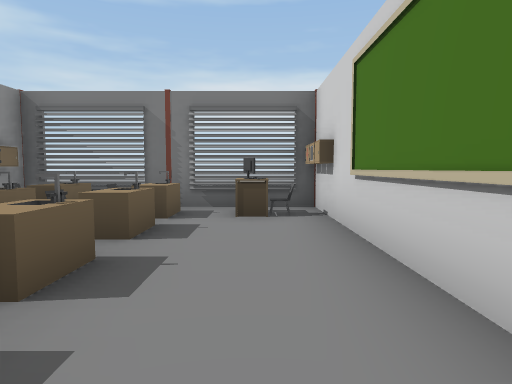
View 1 (above)

24 first-person views from a walk through a scene from a Unity 3-D project. The camera is 1.4 m above the floor, tilts 4° down and sees 75° across. Doors are open. The floor is counted in squares, 2 m on a side. Each view is taken from the middle of a square. On the plan, view 1 faces up. The plan holds only what a view shows up to about 10 squares ahead; the rest is blank. The place goes on beyond the plan.

View 2
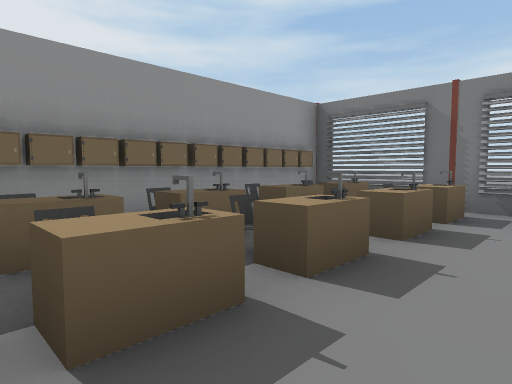

View 3
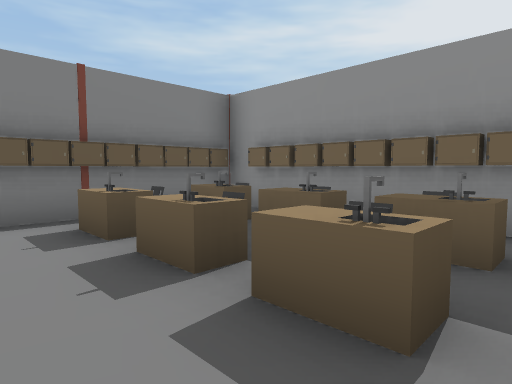

View 4
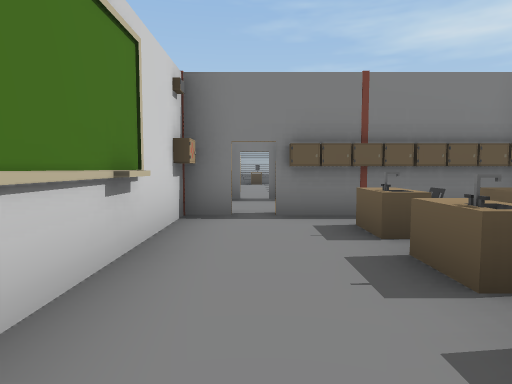

View 5
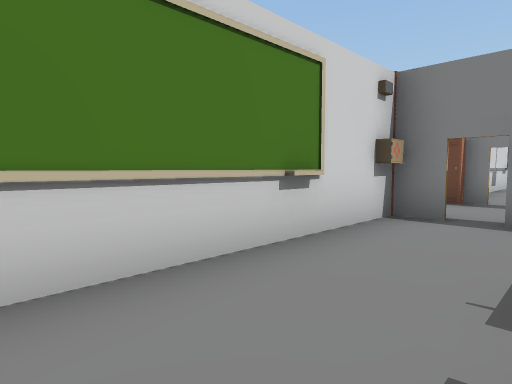

View 6
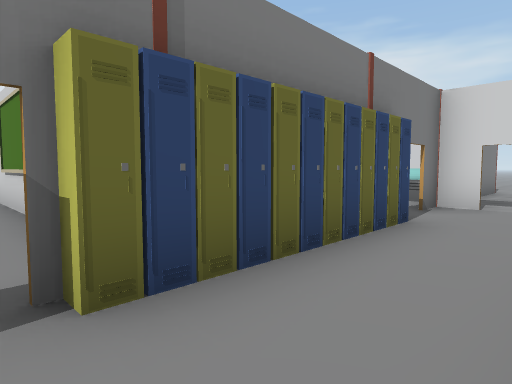

View 7
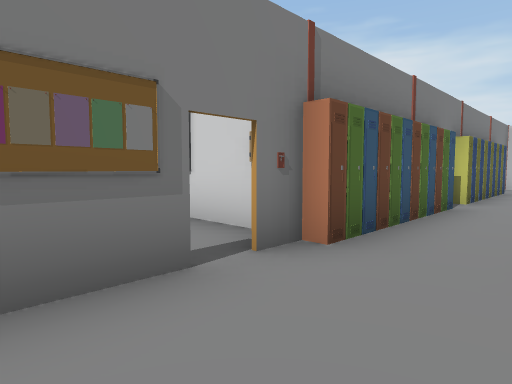

View 8
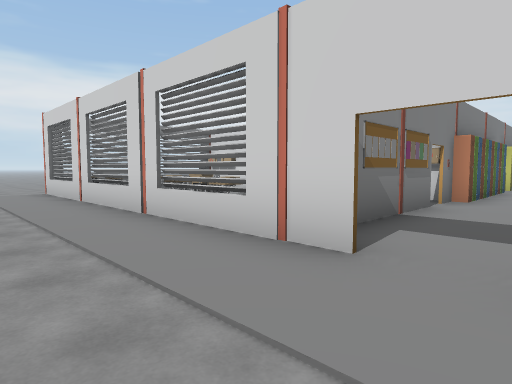

View 9
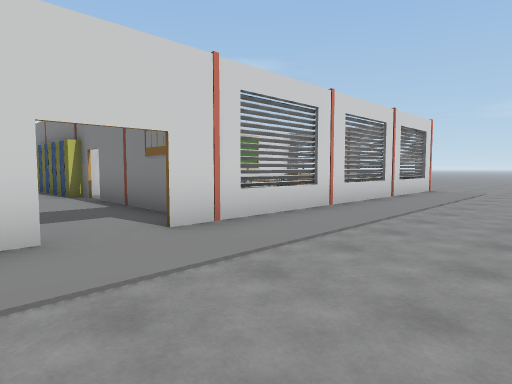

View 10
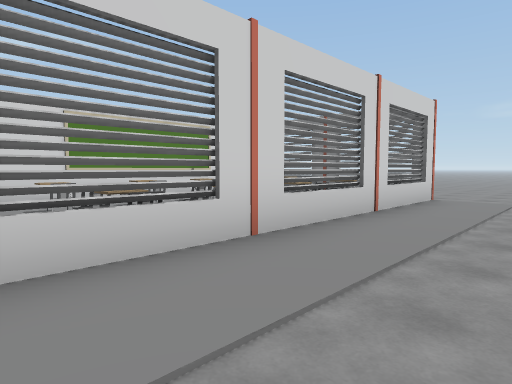

View 11
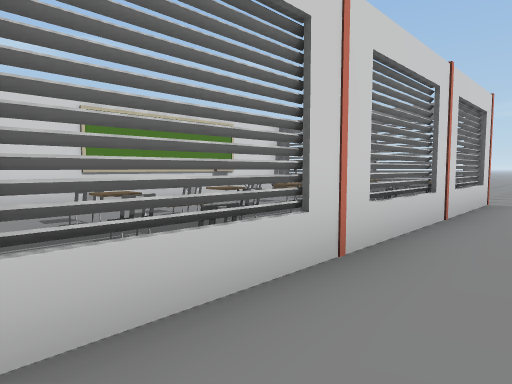

View 12
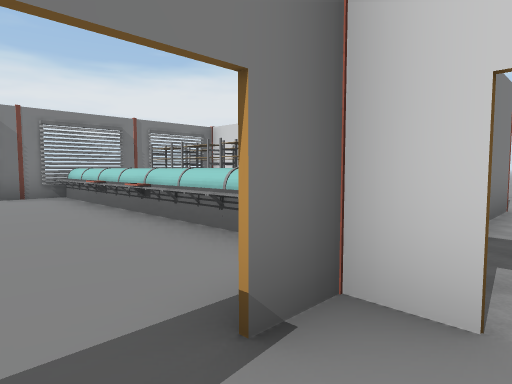

View 13
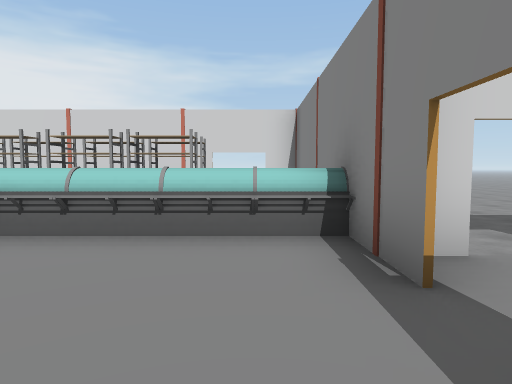

View 14
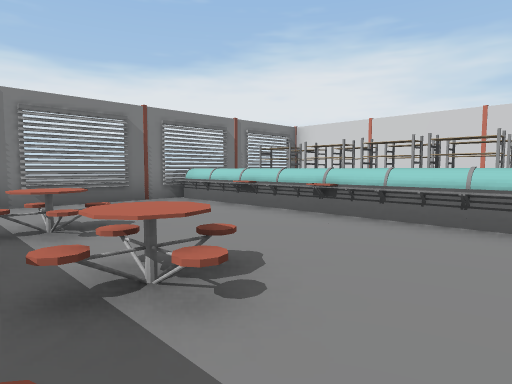

View 15
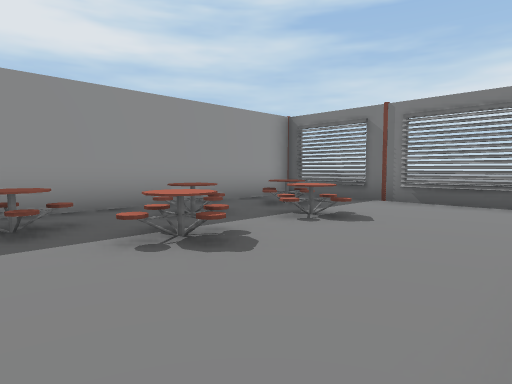

View 16
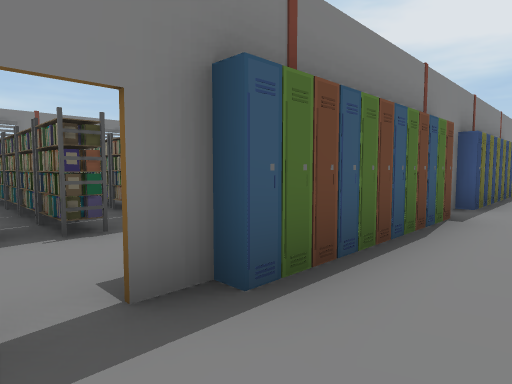

View 17
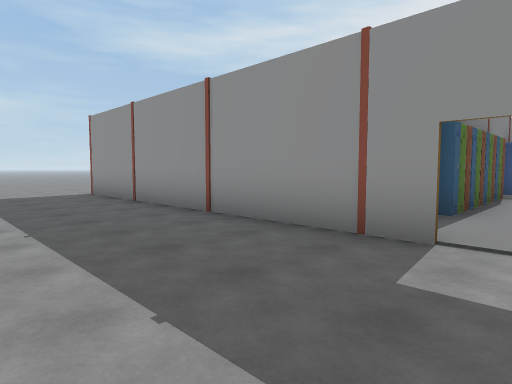

View 18
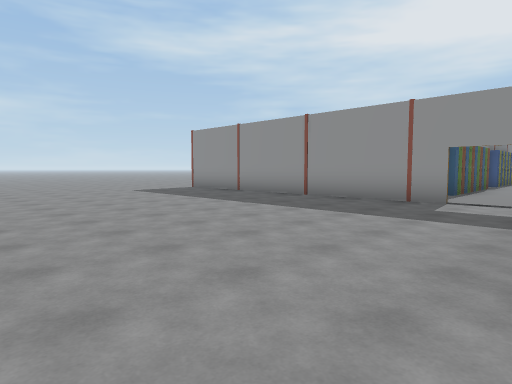

View 19
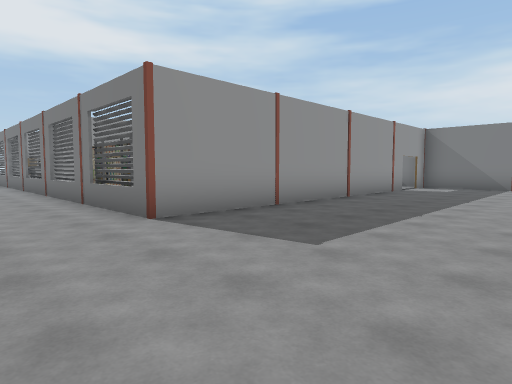

View 20
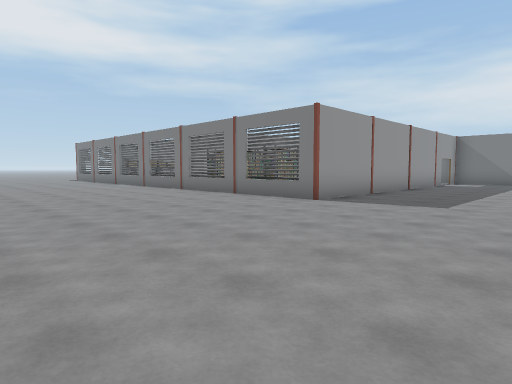

View 21
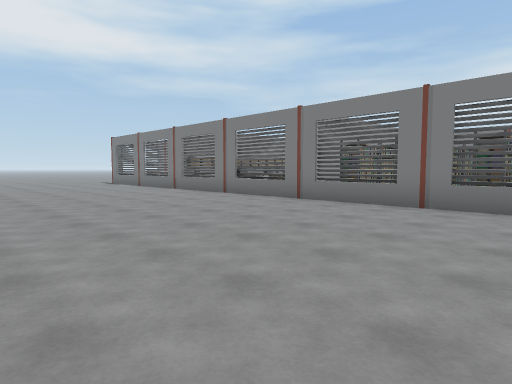

View 22
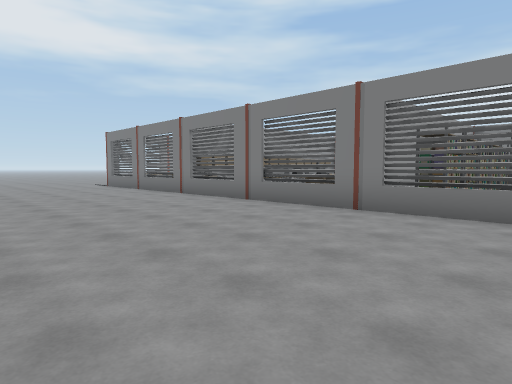

View 23
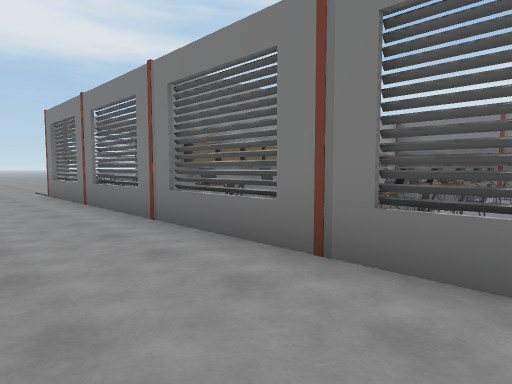

View 24
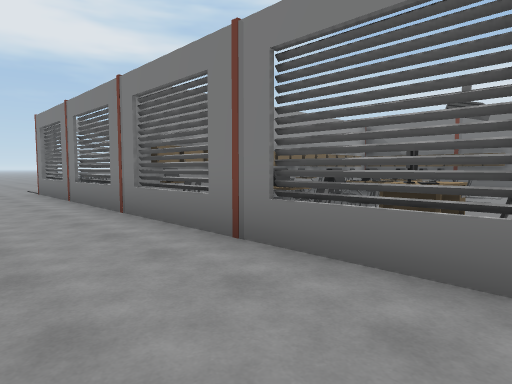

### Floor plan
Points are (right, up) in squares from view 1. A wall is a line through its corners. A room is listed if a view was taken in it or the views show most of it. See-through windows are left out.
Room 1 (views 1, 2, 3, 4, 5, 6)
walls: (-4.5, -2) (-5.1, -2); (1.1, -1.5) (1.1, 4.5); (-5.1, -4.6) (-4.6, -4.6); (0.9, 0) (0.9, 0.6); (1.1, -9.1) (1.1, -8.5); (0.5, 6.1) (-3, 6.1)
ways out: opening at (-5, -3.5) to room 2; opening at (0, -3.5) to room 2; open door at (-5, -5) to room 2; open door at (-5, -2) to room 2; open door at (0, -5) to room 2; open door at (0, -2) to room 2
objects: locker (-5, -4); other object (-4, -12); other object (-4, -11); other object (-4, -9); other object (-4, -8); other object (-4, -5); locker (-4, -4); locker (-4, -2); other object (-4, -1); locker (-4, 0); locker (-4, 1); locker (-4, 2); locker (-4, 3); locker (-4, 4); locker (-4, 5); other object (-3, -10); other object (-3, -7); other object (-3, -6); other object (-3, -5); locker (-3, -4); locker (-3, -2); other object (-3, -1); other object (-3, 1); other object (-3, 2); other object (-3, 4); other object (-3, 5); other object (-2, -11); other object (-2, -10); other object (-2, -9); other object (-2, -8); other object (-2, -6); other object (-2, -5); locker (-2, -4); locker (-2, -2); chair (-2, 0); other object (-2, 1); other object (-2, 2); chair (-2, 3); other object (-2, 4); other object (-2, 5); other object (-1, -12); other object (-1, -11); other object (-1, -10); other object (-1, -9); other object (-1, -7); other object (-1, -6); other object (-1, -5); locker (-1, -4); locker (-1, -2); other object (-1, -1); other object (-1, 5); other object (0, -12); other object (0, -11); other object (0, -10); computer (0, 5); other object (1, 5)
Room 2 (views 7, 8, 9, 10, 11, 12, 13, 14, 15, 16, 17, 18, 19, 20, 21, 22, 23, 24)
walls: (1.1, -9.6) (1.1, -11.6); (-0.4, -12.8) (-8.4, -12.8); (5.6, -12.8) (2.5, -12.8); (6.7, -3.9) (6.7, -9.9); (6.6, -2.8) (6.6, -2) (5.9, -2) (12, -2) (12, -1.2); (-8.8, -12.7) (-5.6, -12.7); (-9.6, -8.8) (-9.6, -3.9); (12.1, -2) (10.1, -2); (-9.6, -2.8) (-9.6, 4.5); (12, 0) (12, 5.1); (1.1, 4.5) (1.1, -0.2); (9.8, 6.1) (1.6, 6.1); (-8, 6.1) (-9.8, 6.1)
ways out: opening at (-5, -3.5) to room 1; opening at (0, -3.5) to room 1; open door at (-5, -5) to room 1; open door at (-5, -2) to room 1; open door at (0, -5) to room 1; open door at (0, -2) to room 1; opening at (-11.5, 5.5); open door at (-10, -3.5); open door at (5.5, -2); open door at (7, -3.5); open door at (12, -0.5)
objects: other object (-9, -12) to (-9, -11); other object (-9, -10); other object (-9, -9); other object (-9, -8); chair (-9, -6); other object (-9, 0); other object (-9, 1); other object (-9, 3); other object (-9, 4); other object (-9, 5); other object (-8, -12); other object (-8, -10); other object (-8, -9); chair (-8, -8); chair (-8, -6); other object (-8, 1); other object (-8, 2); other object (-7, -9); chair (-7, -6) to (-6, -6); other object (-6, -12); other object (-6, -10); other object (-6, -8); other object (-6, -2); other object (-6, 3); other object (-6, 4); other object (1, -12); locker (1, -4); locker (1, -2); rack (2, -12); rack (2, -11); rack (2, -10); other object (2, -9); other object (2, -8) to (2, -7); locker (2, -4); locker (2, -3); locker (2, -2); other object (2, -1) to (3, 0); other object (2, 2) to (3, 2); other object (2, 4) to (3, 5); rack (3, -12) to (4, -12); other object (3, -11) to (4, -11); rack (3, -10) to (4, -10); rack (3, -9) to (4, -9); other object (3, -8) to (4, -7); locker (3, -3); locker (3, -2); other object (3, 1) to (4, 1); other object (3, 3) to (4, 4); locker (4, -4); locker (4, -2); rack (5, -12); rack (5, -11); rack (5, -10); rack (5, -9); rack (5, -8) to (5, -7); locker (5, -4); other object (8, -1); other object (8, 0); other object (8, 1); other object (8, 2); other object (8, 3); other object (8, 4); other object (8, 5); rack (9, 0); rack (9, 1) to (9, 2); rack (9, 3); rack (9, 4) to (9, 5); rack (11, 0); rack (11, 1) to (11, 2); rack (11, 3); rack (11, 4) to (11, 5)

Where each view was taken, in squares from view 1:
view 1: 0 up, 0 right, facing up
view 2: 0 up, 0 right, facing up-left
view 3: 3 up, 0 right, facing down-left
view 4: 3 up, 0 right, facing down
view 5: 3 up, 1 left, facing down-right
view 6: 4 down, 0 right, facing up-right
view 7: 4 down, 7 left, facing up-right
view 8: 4 down, 12 left, facing up-right
view 9: 2 down, 13 left, facing down-right
view 10: 5 down, 12 left, facing down-right
view 11: 5 down, 11 left, facing down-right
view 12: 3 down, 5 right, facing up-right
view 13: 1 down, 4 right, facing right
view 14: 1 down, 3 right, facing up-right
view 15: 1 down, 7 right, facing up-left
view 16: 3 down, 6 right, facing down-left
view 17: 3 down, 10 right, facing down-left
view 18: 2 down, 14 right, facing down-left
view 19: 15 down, 11 right, facing up-left
view 20: 19 down, 11 right, facing up-left
view 21: 19 down, 6 right, facing up-left
view 22: 18 down, 4 right, facing up-left
view 23: 15 down, 0 right, facing up-left
view 24: 15 down, 1 right, facing up-left
